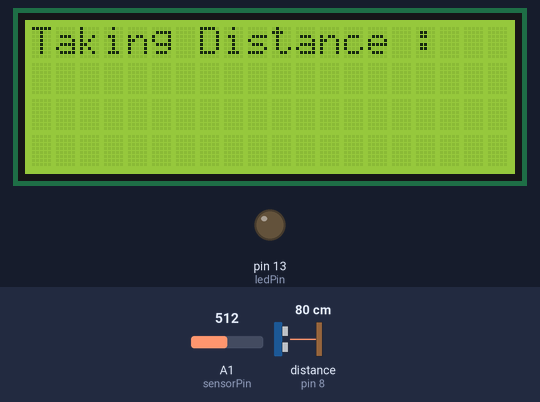
Simulated run of this sketch. Board: Arduino Uno, built with avr-gcc and run on an emulated ATmega328P. Parts: 20×4 character LCD, output pins drawn as LEDs (lit = HIGH). The inputs (shaded band) are chosen by the test bench; at power-on: distance to the obstacle (sensor on pin 8) 80 cm, A1 (sensorPin) = 512.

Above: at 1.2 s.
1.3 s: distance to the obstacle (sensor on pin 8) set to 2 cm
At 4.2 s:
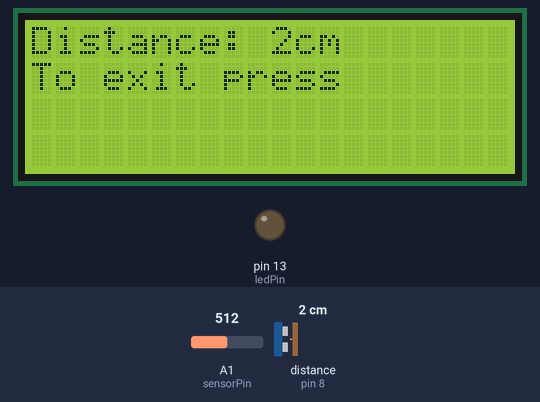
9.5 s: distance to the obstacle (sensor on pin 8) set to 4 cm
At 18.1 s:
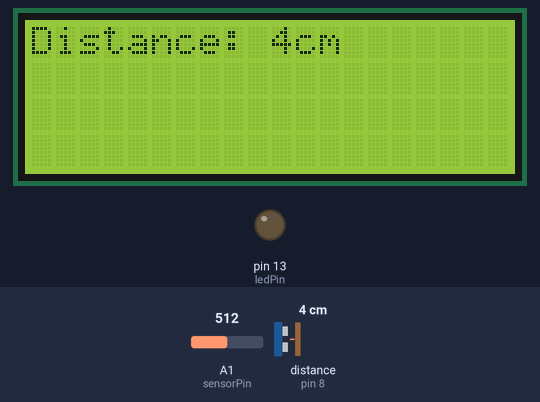
23.2 s: A1 (sensorPin) set to 12
30.6 s: A1 (sensorPin) set to 9
33.6 s: A1 (sensorPin) set to 122
At 41.6 s:
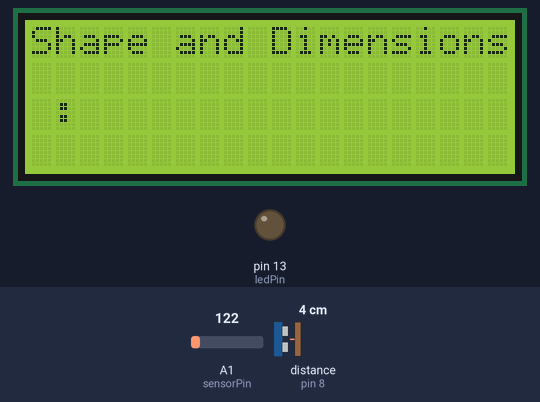
Timing chart, 0 to 43.1 s (numbered marks = the images above; inputs shaded):
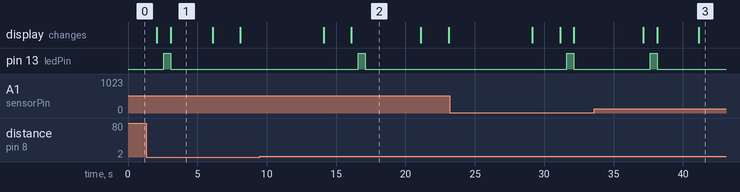

The sketch:

finalsource.ino
```cpp
#include "Ultrasonic.h"
#include <LiquidCrystal.h>

LiquidCrystal lcd(12, 11, 5, 4, 3, 2);
Ultrasonic ultrasonic(7,8);
// variables to take x number of readings and then average them
const int sensorPin=1;
const int sensorPin1=2;
const int numOfReadings = 2; // number of readings to take/ items in the array
const int numOfReadings1 = 1;
const int ledPin=13;
const int threshold=10;
int index;
long distance;
long readings[numOfReadings]; // stores the distance readings in an array
long readings1[numOfReadings1];
int arrayIndex = 0; // arrayIndex of the current item in the array
long total = 1; // stores the cumlative total
long averageDistance = 0; // stores the average value
long volume;
long total1=1;


void setup()
{
  lcd.begin(20, 4);
  // create array loop to iterate over every item in the array
  //Serial.begin(9600);
pinMode(ledPin,OUTPUT);
}

void loop()
{
  for (index = 0; index <= numOfReadings; index++)
  {
  readings[index] = 0;
  }
  int var;
  int radius;
  int count=0;
  lcd.clear();
  lcd.setCursor(0,0);
  lcd.print("   THE HUMAN TAPE ");
  distance=ultrasonic.Ranging(CM);
  int var2;//for array traversal
  lcd.setCursor(0, 1);
  lcd.print("Distance: ");
  lcd.print(distance);
  //Serial.println(distance);
  lcd.print("cm");

  int val=analogRead(sensorPin);
  if(val>threshold)
  {
    lcd.clear();
    lcd.setCursor(0,0);
    lcd.print("Taking Distance :");
    delay(2000);
  while(arrayIndex <= numOfReadings)
  {
    distance=ultrasonic.Ranging(CM);
    lcd.clear();
    lcd.setCursor(0, 0);
    lcd.print("Distance: ");
    lcd.print(distance);
    //Serial.println(distance);
    lcd.print("cm");
    readings[arrayIndex] = distance; // add distance reading to array
    //total= total * readings[arrayIndex]; // add the reading to the total
    arrayIndex = arrayIndex + 1; // go to the next item in the array
    // At the end of the array (3 items) then start again
    //if (arrayIndex > numOfReadings) {
    //arrayIndex = 0;
    //digitalWrite(ledPin,LOW);
    //delay(000);
    delay(500);
    digitalWrite(ledPin,HIGH);
    delay(500);
    digitalWrite(ledPin,LOW);
    if(arrayIndex<=numOfReadings)
    {
    lcd.setCursor(0,1);
    lcd.print("To exit press");
    delay(1000);
    val=0;
    val=analogRead(sensorPin);
    delay(2000);

    if(val>threshold)//3D if loop starting
    {
      lcd.clear();
      lcd.print("Shape and Dimensions :");
      for(var2=arrayIndex;var2<=numOfReadings;var2++)
      {
        readings[var2]=0;
      }
      break;
    }
    }
    delay(2000);

  }
  delay(2000);


  for(var=0;var<=numOfReadings;var++)
  {
    if(readings[var]!=0)
    {
      count=count+1;
    }
  }

  if(count==3)
  {
    lcd.clear();
  lcd.setCursor(0,0);
  lcd.print("Shape & Dimensions :");
  delay(2000);
    total1=2*(readings[0]*readings[1]+readings[1]*readings[2]+readings[2]*readings[0]);
    volume=readings[0]*readings[1]*readings[2];
    delay(100);
    lcd.clear();
    if((readings[0]==readings[1])&&(readings[1]==readings[2])&&(readings[0]==readings[2]))
    {
    lcd.setCursor(0,0);
    lcd.print("Its Cube");

    lcd.setCursor(0,1);
    lcd.print("TSA:");
    lcd.print(total1);
    lcd.print(" cm^2 ");
    lcd.setCursor(0,2);
    lcd.print("Volume:");
    lcd.print(volume);
    lcd.print(" cm^3");
    }
    else
    {
    lcd.setCursor(0,0);
    lcd.print("Its Cuboid" );

    lcd.setCursor(0,1);
    lcd.print("TSA:");
    lcd.print(total1);
    lcd.print(" cm^2");
    lcd.setCursor(0,2);
    lcd.print("Volume:");
    lcd.print(volume);
    lcd.print(" cm^3");
    }
  }
   if(count==2)
  {
    radius = readings[0]/2;
    total1=2*(22/7)*(radius)*(radius+readings[1]);
    volume=(22/7)*(radius^2)*(readings[1]);
    lcd.clear();
    lcd.setCursor(0,0);
    lcd.print("Cylinder");
    lcd.setCursor(0,1);
    lcd.print("TSA:");
    lcd.print(total1);
    lcd.print(" cm^2");
    lcd.setCursor(0,2);
    lcd.print("Volume:");
    lcd.print(volume);
    lcd.print("cm^3");

  }

   if(count==1)
  {
    radius= readings[0]/2;
    total1=4*(22/7)*(radius^2);
    volume=(4/3)*(22/7)*(radius^3);
    lcd.clear();
    lcd.setCursor(0,0);
    lcd.print("Sphere");

    lcd.setCursor(0,1);
    lcd.print("TSA:");
    lcd.print(total1);
    lcd.print(" cm^2");
    lcd.setCursor(0,2);
    lcd.print("Volume:");
    lcd.print(volume);
    lcd.print("cm^3");

  }
  delay(5000);

  }
  delay(1000);


int val1=analogRead(sensorPin1);
  if(val1>threshold)
  {
    lcd.clear();
    lcd.setCursor(0,0);
    lcd.print("Taking Distance :");

    delay(2000);
  while(arrayIndex <= numOfReadings1)
  {
    distance=ultrasonic.Ranging(CM);
    lcd.clear();
    lcd.setCursor(0, 0);
    lcd.print("Distance: ");
    lcd.print(distance);
    //Serial.println(distance);
    lcd.print("cm");
    readings1[arrayIndex] = distance; // add distance reading to array
    //total= total * readings[arrayIndex]; // add the reading to the total
    arrayIndex = arrayIndex + 1; // go to the next item in the array
    // At the end of the array (3 items) then start again
    //if (arrayIndex > numOfReadings) {
    //arrayIndex = 0;
    //digitalWrite(ledPin,LOW);
    //delay(000);
    delay(500);
    digitalWrite(ledPin,HIGH);
    delay(500);
    digitalWrite(ledPin,LOW);
    if(arrayIndex<=numOfReadings1)
    {
    lcd.setCursor(0,1);
    lcd.print("To exit press");
    delay(1000);
    val1=0;
    val1=analogRead(sensorPin1);
    delay(2000);

    if(val1>threshold)//2D if loop starting
    {
      lcd.clear();
      lcd.setCursor(0,0);
      lcd.print("Shape & Dimensions :");
      for(var2=arrayIndex;var2<=numOfReadings1;var2++)
      {
        readings1[var2]=0;
      }
      break;
    }

    }
    delay(2000);
  }
  delay(2000);
  lcd.clear();
  lcd.setCursor(0,0);
  lcd.print("Shape & Dimensions :");
  delay(2000);


  for(var=0;var<=1;var++)
  {
    if(readings1[var]!=0)
    {
      count=count+1;
    }
  }

  if(count==2)
  {
    total=readings1[0]*readings1[1];
    if(readings1[0]==readings1[1])
    {
      lcd.clear();
      lcd.setCursor(0,0);
      lcd.print("SQuare");
      lcd.setCursor(0,1);
      lcd.print("Length:");
      lcd.print(readings1[0]);
      lcd.print(" cm");
      lcd.setCursor(0,2);
      lcd.print("Breadth:");
      lcd.print(readings1[1]);
      lcd.print(" cm");
      lcd.setCursor(0,3);
      lcd.print("Area:");
      lcd.print(total);
      lcd.print(" cm^2");
    }
    else
    {
      lcd.clear();
      lcd.setCursor(0,0);
      lcd.print("Rectangle");
      lcd.setCursor(0,1);
      lcd.print("Length:");
      lcd.print(readings1[0]);
      lcd.print(" cm");
      lcd.setCursor(0,2);
      lcd.print("Breadth:");
      lcd.print(readings1[1]);
      lcd.print(" cm");
      lcd.setCursor(0,3);
      lcd.print("Area:");
      lcd.print(total);
      lcd.print(" cm^2");
    }
  }
  if(count==1)
  {
    radius = readings1[0]/2;
    total=(22*radius*radius)/7;
    lcd.clear();
    lcd.setCursor(0,0);
    lcd.print("Circle");
    lcd.setCursor(0,1);
    lcd.print("Radius:");
    lcd.print(radius);
    lcd.print(" cm");
    lcd.setCursor(0,2);
    lcd.print("Area:");
    lcd.print(total);
    lcd.print(" cm^2");
  }
  delay(5000);
  arrayIndex=0;
  total=1;
  total1=1;
  volume=1;
  }
  delay(1000);
  val=0;
  arrayIndex=0;
  total=1;
  total1=1;
  volume=1;

  var=0;
  var2=0;


}
```

Measured:
- after the input at 33.6 s, pin 13 (ledPin): goes on until 38.1 s, then stays LOW; the display: first differs from a run without the input after 7.6 s (image 3)
- what the display in image 1 shows lasts 3.0 s, from 3.1 s to 6.1 s
- what the display in image 2 shows lasts 5.0 s, from 16.1 s to 21.1 s
